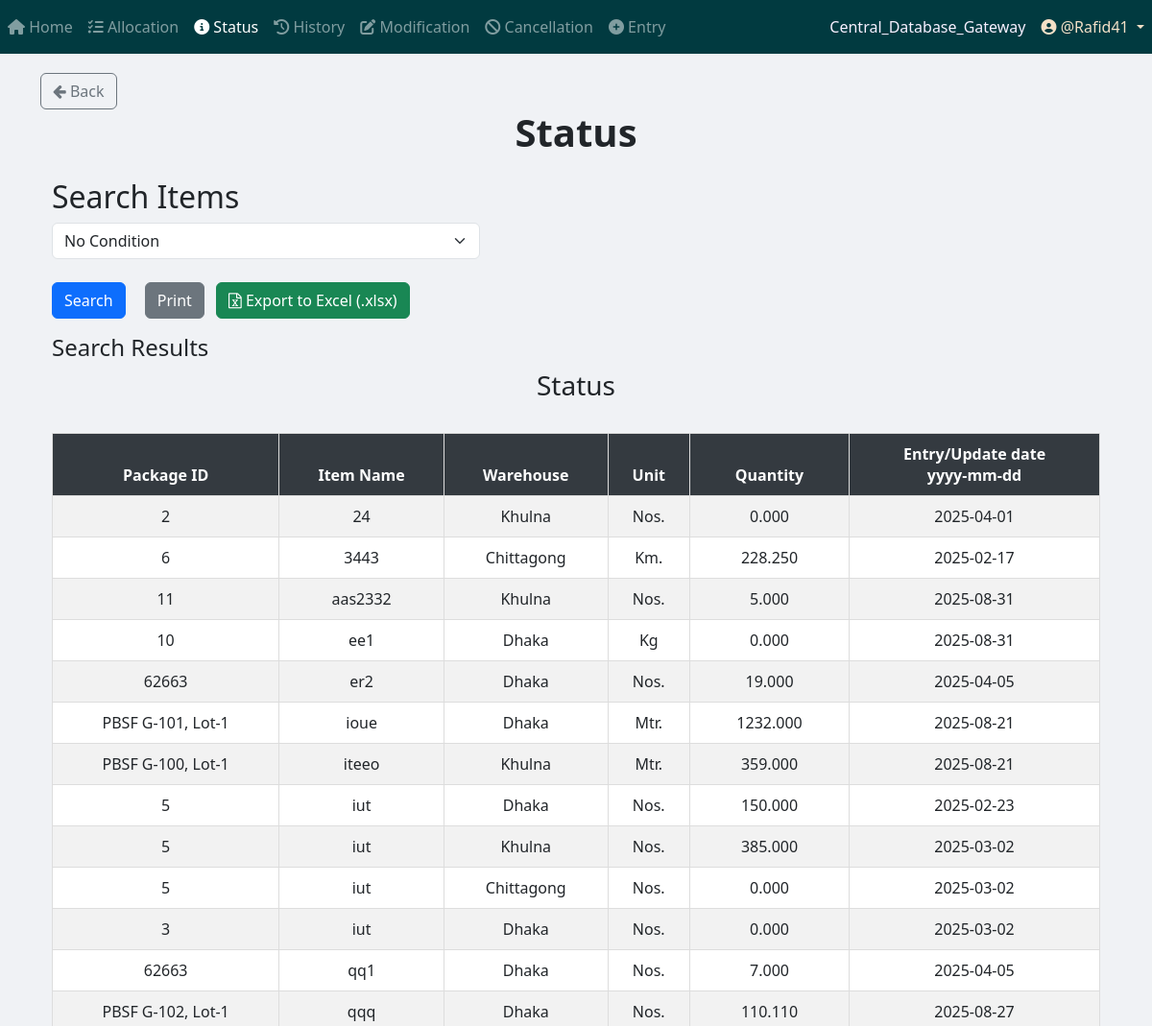
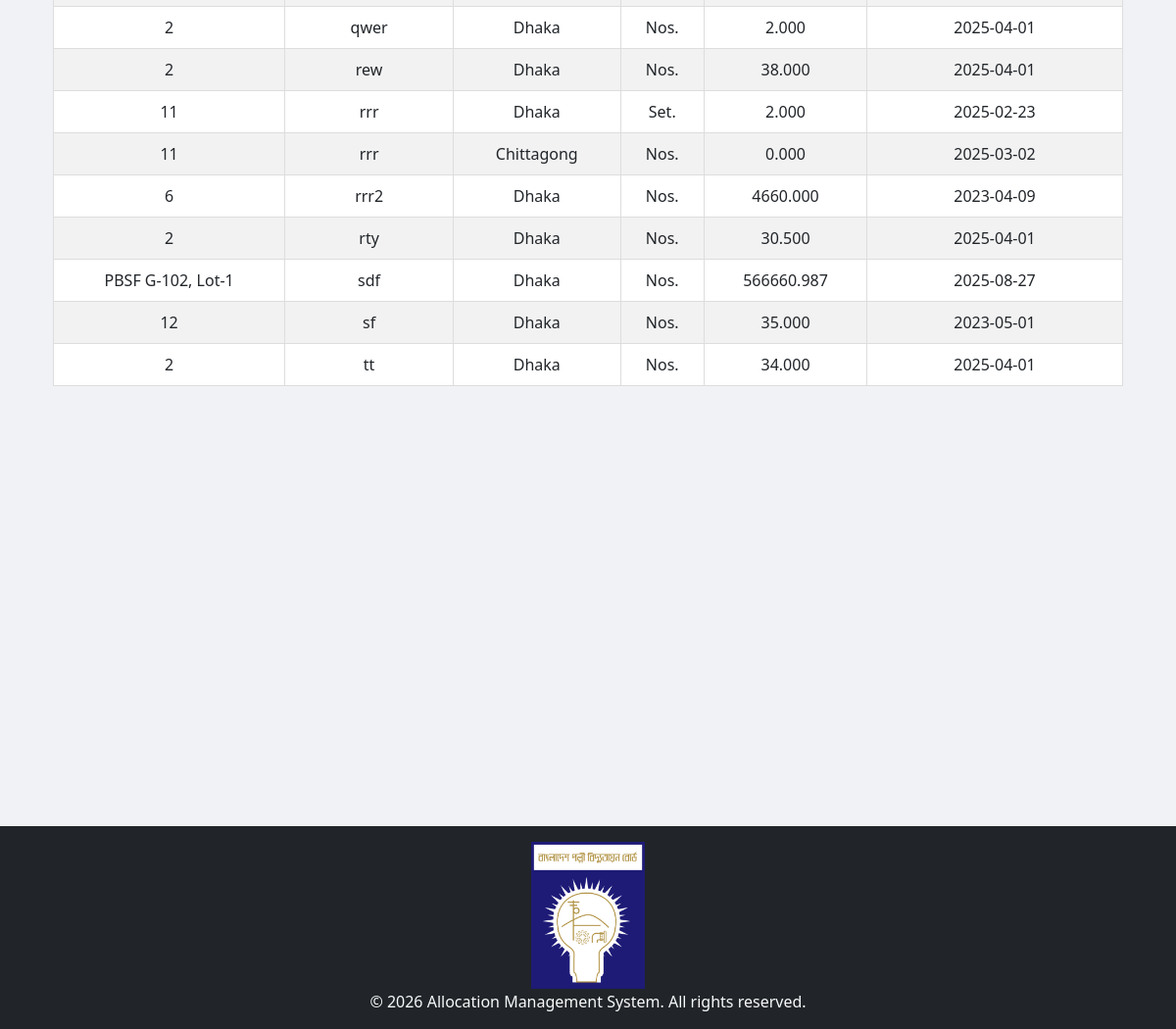
Screenshot of /status/ (signed in) with the database file from the repository (2 pictures, top to bottom).
### App_Entry/models.py (models this page shows, shortened)
class Item(models.Model):
    WAREHOUSE_CHOICES = [
        ("Dhaka", "Dhaka"),
        ("Khulna", "Khulna"),
        ("Chittagong", "Chittagong"),
    ]
    UNIT_CHOICES = [
        ("Nos.", "Nos."),
        ("Mtr.", "Mtr."),
        ("Km.", "Km."),
        ("Set.", "Set."),
        ("Pair.", "Pair."),
        ("Kg", "Kg"),
        ("Lot", "Lot"),
        ("Pcs", "Pcs"),
        ("Coil", "Coil"),
        ("Box", "Box"),
        ("Feet", "Feet"),
        ("Liter", "Liter"),
        ("m3", "m3"),
        ("m2", "m2"),
        ("Ream", "Ream"),
        ("Bundle", "Bundle"),
        ("Carton", "Carton"),
    ]
    name = models.CharField(max_length=255)
    description = models.TextField(blank=True, null=True)
    warehouse = models.CharField(
        max_length=50, choices=WAREHOUSE_CHOICES, default="Dhaka"
    )
    unit_of_item = models.CharField(
        max_length=100, choices=UNIT_CHOICES, default="Nos."
    )  # Updated field
    unit_price = models.DecimalField(max_digits=15, decimal_places=2, default=0.00)
    quantity_of_item = models.DecimalField(
        max_digits=20,
        decimal_places=3,
        default=0.00
    )
    package = models.ForeignKey(
        Package,
        on_delete=models.SET_NULL,
        related_name="package_of_item",
        null=True,
    )
    created_at = models.DateTimeField(default=timezone.now)

class Package(models.Model):
    packageId = models.TextField(unique=True)

### App_Status/views.py (the view, shortened to what this page needs)
# urls.py: path("", views.status_page, name="status_page"),
def status_page(request):
    all_items = Item.objects.all()
    active_filters = {}
    combined_q = Q()
    for i in range(5):
        filter_by_key = f"filter_by_{i}"
        query_key = f"query_{i}"
        filter_by = request.GET.get(filter_by_key, "").strip()
        query = request.GET.get(query_key, "").strip()
    if combined_q:
        all_items = all_items.filter(combined_q)
    all_items = all_items.order_by("name")
    all_possible_units = [choice[0] for choice in Item.UNIT_CHOICES]
    print_view = request.GET.get("print_view") == "true"
    if print_view:
        items = all_items
    else:
        page = request.GET.get('page', 1)
        paginator = Paginator(all_items, 50)
        try:
            items = paginator.page(page)
        except PageNotAnInteger:
            items = paginator.page(1)
        except EmptyPage:
            items = paginator.page(paginator.num_pages)
    context = {
        "items": items,
        "unique_units": all_possible_units, # Pass the choices from the model
        "is_print_view": print_view,
    }
    context.update(active_filters) # Add active filters back to context for template
    return render(
        request,
        "App_Status/status.html",
        context,
    )

### App_Admin_Panel/templatetags/nav_CDB_links_loader.py (called while the page is built)
@register.simple_tag
def external_link_from_static(filename):
    subpath = filename
    if not subpath.startswith("links" + os.sep) and not subpath.startswith("links/"):
        subpath = os.path.join("links", filename)
    file_path = find(subpath)
    if not file_path:
        return ""
    try:
        with open(file_path, "r", encoding="utf-8") as f:
            return f.read().strip()
    except Exception:
        return ""

### App_Status/templatetags/status_custom_filters.py (called while the page is built)
@register.filter
def get_item(dictionary, key):
    return dictionary.get(key)

### templates/App_Status/status.html (shortened to what this page needs)
{% extends 'base.html' %}
{% load crispy_forms_tags %}
{% load static %}
{% load status_custom_filters %}
{% block body_block %}
<a href="{% url 'App_Home:home_page' %}" class="btn btn-outline-secondary">
    <i class="fa fa-arrow-left"></i> Back
</a>
<center><h1><b> Status </b></h1></center>
<div class="container mt-4">
    <h2>Search Items</h2>
    <form method="GET" action="{% url 'App_Status:status_page' %}" class="row g-3" id="searchForm" {% if is_print_view %}style="display:none;"{% endif %}>
        <div id="filter-container">
        </div>
        <div class="col-12 mt-3">
            <button type="submit" class="btn btn-primary me-3">Search</button>
            <button type="button" class="btn btn-secondary me-2" onclick="printResults()">Print</button>
            <button type="button" class="btn btn-success" onclick="exportToExcelGeneric()">
                <i class="fa fa-file-excel-o"></i> Export to Excel (.xlsx)
            </button>
        </div>
    </form>
    <h4>Search Results</h4>
    <div id="printableArea" class="table-responsive">
        <h3 class="text-center">Status</h3>
        <br>
        <table class="table table-bordered table-striped table-hover" id="statusTable">
            <thead class="table-dark sticky-top">
                <tr>
                    <th>Package ID</th>
                    <th>Item Name</th>
                    <th>Warehouse</th>
                    <th>Unit</th>
                    <th>Quantity</th>
                    <th>Entry/Update date <center>yyyy-mm-dd</center></th>
                </tr>
            </thead>
            <tbody>
                {% if items %}
                    {% for item in items %}
                    <tr>
                        <td>{{ item.package.packageId }}</td>
                        <td>{{ item.name }}</td>
                        <td>{{ item.warehouse }}</td>
                        <td>{{ item.unit_of_item }}</td>
                        <td>{{ item.quantity_of_item }}</td>
                        <td>{{ item.created_at | date:"Y-m-d" }}</td>
                    </tr>
                    {% endfor %}
                {% else %}
                    <tr>
                        <td colspan="7" class="text-center text-danger">No matching data found</td>
                    </tr>
                {% endif %}
            </tbody>
        </table>
    </div>
</div>
{% endblock %}

### templates/partials/navbar.html (shortened to what this page needs)
{% load static %}
{% load nav_CDB_links_loader %}
{% external_link_from_static "Central_Database_Gateway.txt" as central_database_gateway_link %}
{% if request.path|slice:":9" == "/project/" %}
    <nav class="navbar navbar-expand-sm navbar-dark" style="background-color: #005F5B; color: #C4FFF9;">
        <button class="navbar-toggler" type="button" data-toggle="collapse" data-target="#navbarProject">
            <span class="navbar-toggler-icon"></span>
        </button>
        <div class="collapse navbar-collapse" id="navbarProject">
            <ul class="navbar-nav mr-auto">
                {% if user.is_authenticated %}
                                <li class="nav-item">
                                    <a class="nav-link" href="{% url 'Project_App_Home:project_home_page' %}">
                                        <i class="fas fa-project-diagram"></i> P_Home
                                    </a>
                                </li>                    {% if request.user.is_superuser or request.user.user_group.user_group_type == "Editor" %}
                    <li class="nav-item">
                        <a class="nav-link" href="{% url 'Project_App_Allocation:allocation_page' %}">
                            <i class="fas fa-tasks"></i> P_Allocation
                        </a>
                    </li>
                    {% endif %}
                    {% if request.user.is_superuser or request.user.user_group.user_group_type in "Editor View History and Status only" %}
                    <li class="nav-item">
                        <a class="nav-link" href="{% url 'Project_App_Status:status_page' %}">
                            <i class="fas fa-info-circle"></i> P_Status
                        </a>
                    </li>
                    {% endif %}
                    <li class="nav-item">
                        <a class="nav-link" href="{% url 'Project_App_History:history_page' %}">
                            <i class="fas fa-history"></i> P_History
                        </a>
                    </li>
                    {% if request.user.is_superuser or request.user.user_group.user_group_type == "Editor" %}
                    <li class="nav-item">
                        <a class="nav-link" href="{% url 'Project_App_Modification:modification_menu' %}">
                            <i class="fas fa-edit"></i> P_Modification
                        </a>
                    </li>
                    <li class="nav-item">
                        <a class="nav-link" href="{% url 'Project_App_Cancellation:cancellation' %}">
                            <i class="fas fa-ban"></i> P_Cancellation
                        </a>
                    </li>
                    <li class="nav-item">
                        <a class="nav-link" href="{% url 'Project_App_Entry:entry_page' %}">
                            <i class="fas fa-plus-circle"></i> P_Entry
                        </a>
                    </li>
                    <li class="nav-item">
                        <a class="nav-link" href="{% url 'Project_App_ProjectWiseBalance:project_list' %}">
                            <i class="fas fa-plus-circle"></i> P_Project-Wise Balance
                        </a>
                    </li>
                    {% endif %}
                {% endif %}
            </ul>
            <ul class="navbar-nav">
                {% if user.is_authenticated %}
                    {% if request.user.is_superuser or request.user.user_group.user_group_type == "Editor" %}
                        <li class="nav-item">
                            <a class="nav-link" style="color: #FFE9A8;" href="{{ central_database_gateway_link|default:'#' }}" target="_blank" rel="noopener noreferrer">Central_Database_Gateway</a>
                        </li>
                    {% endif %}
                    <li class="nav-item dropdown">
                        <a class="nav-link dropdown-toggle" style="color: #FFA07A;" href="#" id="userDropdown" role="button" data-toggle="dropdown">
                            <i class="fas fa-user-circle"></i> @{{ user.username }}
                        </a>
                        <div class="dropdown-menu dropdown-menu-right">
                            {% if request.user.is_superuser %}
                                <a class="dropdown-item text-primary" href="{% url 'App_Admin_Panel:admin_panel_home' %}">
                                    <i class="fas fa-tools"></i> <strong>Admin Panel</strong>
                                </a>
                                <div class="dropdown-divider"></div>
                            {% endif %}
                            <a class="dropdown-item text-danger" href="{% url 'App_Login:logout' %}">
                                <i class="fas fa-sign-out-alt"></i> <strong>Logout</strong>
                            </a>
                        </div>
                    </li>
                {% else %}
                    <li class="nav-item {% if request.resolver_match.url_name == 'login' %}active{% endif %}">
                        <a class="nav-link" href="{% url 'App_Login:login' %}">
                            <i class="fas fa-sign-in-alt"></i> Login
                        </a>
                    </li>
                {% endif %}
            </ul>
        </div>
    </nav>
{% else %}
    <nav class="navbar navbar-expand-sm navbar-dark" style="background-color: #013A40; color: #F8ECFF;">
        <div class="collapse navbar-collapse" id="navbarDefault">
            <ul class="navbar-nav mr-auto">
                {% if user.is_authenticated %}
                    <li class="nav-item {% if request.resolver_match.url_name == 'home_page' %}active{% endif %}">
                        <a class="nav-link" href="{% url 'App_Home:home_page' %}">
                            <i class="fas fa-home"></i> Home
                        </a>
                    </li>
                    {% if request.user.is_superuser or request.user.user_group.user_group_type == "Editor" %}
                    <li class="nav-item {% if request.resolver_match.url_name == 'allocation_page' %}active{% endif %}">
                        <a class="nav-link" href="{% url 'App_Allocation:allocation_page' %}">
                            <i class="fas fa-tasks"></i> Allocation
                        </a>
                    </li>
                    {% endif %}
                    {% if request.user.is_superuser or request.user.user_group.user_group_type in "Editor View History and Status only" %}
                    <li class="nav-item {% if request.resolver_match.url_name == 'status_page' %}active{% endif %}">
                        <a class="nav-link" href="{% url 'App_Status:status_page' %}">
                            <i class="fas fa-info-circle"></i> Status
                        </a>
                    </li>
                    {% endif %}
                    <li class="nav-item {% if request.resolver_match.url_name == 'history_page' %}active{% endif %}">
                        <a class="nav-link" href="{% url 'App_History:history_page' %}">
                            <i class="fas fa-history"></i> History
                        </a>
                    </li>
                    {% if request.user.is_superuser or request.user.user_group.user_group_type == "Editor" %}
                    <li class="nav-item {% if request.resolver_match.url_name == 'modification_menu' %}active{% endif %}">
                        <a class="nav-link" href="{% url 'App_Modification:modification_menu' %}">
                            <i class="fas fa-edit"></i> Modification
                        </a>
                    </li>
                    {% endif %}
                    {% if request.user.is_superuser or request.user.user_group.user_group_type == "Editor" %}
                    <li class="nav-item {% if request.resolver_match.url_name == 'cancellation' %}active{% endif %}">
                        <a class="nav-link" href="{% url 'App_Cancellation:cancellation' %}">
                            <i class="fas fa-ban"></i> Cancellation
                        </a>
                    </li>
                    {% endif %}
                    {% if request.user.is_superuser or request.user.user_group.user_group_type == "Editor" %}
                    <li class="nav-item {% if request.resolver_match.url_name == 'entry_page' %}active{% endif %}">
                        <a class="nav-link" href="{% url 'App_Entry:entry_page' %}">
                            <i class="fas fa-plus-circle"></i> Entry
                        </a>
                    </li>
                    {% endif %}
                {% endif %}
            </ul>
            <ul class="navbar-nav">
                {% if user.is_authenticated %}
                    {% if request.user.is_superuser or request.user.user_group.user_group_type == "Editor" %}
                        <li class="nav-item">
                            <a class="nav-link" style="color: #F7F0FF;" href="{{ central_database_gateway_link|default:'#' }}" target="_blank" rel="noopener noreferrer">Central_Database_Gateway</a>
                        </li>
                    {% endif %}
                    <li class="nav-item dropdown">
                        <a class="nav-link dropdown-toggle" style="color: #F3E0C7;" href="#" id="userDropdown" role="button" data-toggle="dropdown">
                            <i class="fas fa-user-circle"></i> @{{ user.username }}
                        </a>
                    </li>
                {% else %}
                    <li class="nav-item {% if request.resolver_match.url_name == 'login' %}active{% endif %}">
                        <a class="nav-link" href="{% url 'App_Login:login' %}">
                            <i class="fas fa-sign-in-alt"></i> Login
                        </a>
                    </li>
                {% endif %}
            </ul>
        </div>
    </nav>
{% endif %}

### templates/App_Status/status.html (style rules this page uses)
.table { font-size: 16px; text-align: center; }
.sticky-top { position: sticky; top: 0; z-index: 1020; }
.table-dark th { background-color: #343a40 !important; color: white !important; }
.table-bordered th, .table-bordered td { border: 1px solid #ddd !important; padding: 10px; }

### templates/partials/footer.html (style rules this page uses)
html, body { height: 100%; margin: 0; }

### rows the page displays
Item: package.packageId "2", name "24", warehouse "Khulna", unit_of_item "Nos.", quantity_of_item "0.000", created_at "2025-04-01"
Item: package.packageId "6", name "3443", warehouse "Chittagong", unit_of_item "Km.", quantity_of_item "228.250", created_at "2025-02-17"
Item: package.packageId "11", name "aas2332", warehouse "Khulna", unit_of_item "Nos.", quantity_of_item "5.000", created_at "2025-08-31"
Item: package.packageId "10", name "ee1", warehouse "Dhaka", unit_of_item "Kg", quantity_of_item "0.000", created_at "2025-08-31"
Item: package.packageId "62663", name "er2", warehouse "Dhaka", unit_of_item "Nos.", quantity_of_item "19.000", created_at "2025-04-05"
Item: package.packageId "PBSF G-101, Lot-1", name "ioue", warehouse "Dhaka", unit_of_item "Mtr.", quantity_of_item "1232.000", created_at "2025-08-21"
Item: package.packageId "PBSF G-100, Lot-1", name "iteeo", warehouse "Khulna", unit_of_item "Mtr.", quantity_of_item "359.000", created_at "2025-08-21"
Item: package.packageId "5", name "iut", warehouse "Dhaka", unit_of_item "Nos.", quantity_of_item "150.000", created_at "2025-02-23"
Item: package.packageId "5", name "iut", warehouse "Khulna", unit_of_item "Nos.", quantity_of_item "385.000", created_at "2025-03-02"
Item: package.packageId "5", name "iut", warehouse "Chittagong", unit_of_item "Nos.", quantity_of_item "0.000", created_at "2025-03-02"
Item: package.packageId "3", name "iut", warehouse "Dhaka", unit_of_item "Nos.", quantity_of_item "0.000", created_at "2025-03-02"
Item: package.packageId "62663", name "qq1", warehouse "Dhaka", unit_of_item "Nos.", quantity_of_item "7.000", created_at "2025-04-05"
Item: package.packageId "PBSF G-102, Lot-1", name "qqq", warehouse "Dhaka", unit_of_item "Nos.", quantity_of_item "110.110", created_at "2025-08-27"
Item: package.packageId "2", name "qwer", warehouse "Dhaka", unit_of_item "Nos.", quantity_of_item "2.000", created_at "2025-04-01"
Item: package.packageId "2", name "rew", warehouse "Dhaka", unit_of_item "Nos.", quantity_of_item "38.000", created_at "2025-04-01"
Item: package.packageId "11", name "rrr", warehouse "Dhaka", unit_of_item "Set.", quantity_of_item "2.000", created_at "2025-02-23"
Item: package.packageId "11", name "rrr", warehouse "Chittagong", unit_of_item "Nos.", quantity_of_item "0.000", created_at "2025-03-02"
Item: package.packageId "6", name "rrr2", warehouse "Dhaka", unit_of_item "Nos.", quantity_of_item "4660.000", created_at "2023-04-09"
Item: package.packageId "2", name "rty", warehouse "Dhaka", unit_of_item "Nos.", quantity_of_item "30.500", created_at "2025-04-01"
Item: package.packageId "PBSF G-102, Lot-1", name "sdf", warehouse "Dhaka", unit_of_item "Nos.", quantity_of_item "566660.987", created_at "2025-08-27"
Item: package.packageId "12", name "sf", warehouse "Dhaka", unit_of_item "Nos.", quantity_of_item "35.000", created_at "2023-05-01"
Item: package.packageId "2", name "tt", warehouse "Dhaka", unit_of_item "Nos.", quantity_of_item "34.000", created_at "2025-04-01"

### other values shown
{{ user.username }} "Rafid41"
